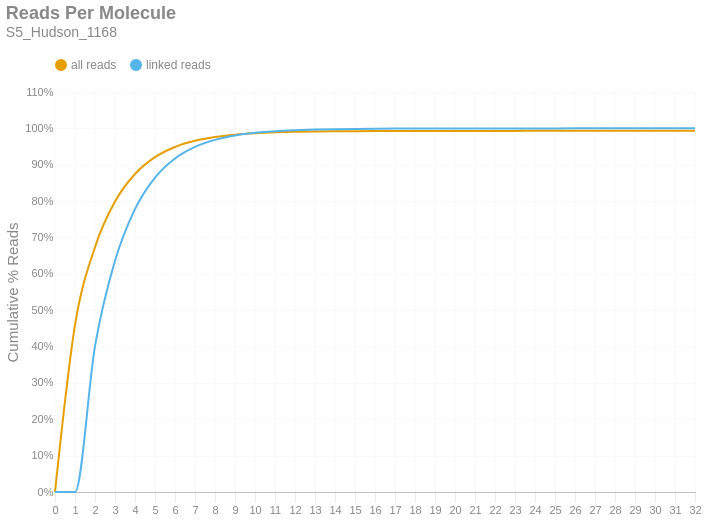

The notebook cell this image was saved under:
### Markdown cell above
### Reads per Molecule
This chart shows the cumulative distribution of the number of reads per linked molecule. That is, how many alignments are associated with a unique molecule. This excludes the number of reads associated with invalid or absent linked-read barcodes. The `linked` histogram is the percentages recalculated when disregarding singletons.

### Code cell
if SKIPLR:
    print_html(f"Skipped")
else:
    counts = np.bincount(valids['reads'].cast(pl.Int64).to_numpy())
    weighted = counts * np.arange(len(counts))
    all_perc = weighted / n_reads
    linked_perc = weighted / n_linked_reads
    linked_perc[1] = 0
    binned_df = pl.DataFrame({
        'readsper': list(range(len(counts))),
        'all reads (cumsum)': np.cumsum(all_perc).tolist(),
        'linked reads (cumsum)': np.cumsum(linked_perc).tolist(),
    })

    with SafeRender(binned_df):
        (
            density_plot(binned_df, 'Reads Per Molecule', samplename, 'readspmol')
            .encode(
                x=alt.X('readsper:O', title=None).axis(labelAngle=0).scale(padding=0),
                y=alt.Y('value:Q', title='Cumulative % Reads').axis(format='%').stack(False),
                color=alt.Color("key:N").scale(domain=["all reads", "linked reads"]),
                tooltip=[
                    alt.Tooltip("key:N", title="Data Type"),
                    alt.Tooltip("readsper:O", title="Reads Per Molecule"),
                    alt.Tooltip("value:Q", format=".2%", title="% Reads (Cum.)")
                ]            
            )
        ).display()

### Figure 1 — Vega-Lite specification as saved in the notebook (floating-point values rounded to 4 significant figures)
{"width": "container", "height": 400, "config": {"title": {"anchor": "start", "dy": -15, "fontSize": 18, "color": "#888888", "subtitleColor": "#888888", "subtitleFontSize": 14}, "arc": {"fill": "#0072B2"}, "axis": {"domainColor": "#888888", "domainWidth": 0.5, "gridWidth": 0.2, "grid": false, "titleFontWeight": 400, "titleFontSize": 15, "labelFontSize": 11, "labelColor": "#888888", "tickColor": "#888888", "tickWidth": 0.2, "titleColor": "#888888"}, "axisBand": {"grid": false}, "axisX": {"grid": true, "tickSize": 10, "domainCap": "round"}, "axisY": {"domain": false, "grid": true, "tickSize": 0, "domainCap": "round"}, "background": "transparent", "header": {"labelFontSize": 15, "labelColor": "#888888", "titleFontSize": 15, "titleFontWeight": 600, "titleColor": "#888888"}, "legend": {"labelFont": "sans-serif", "labelFontSize": 12, "labelColor": "#888888", "symbolSize": 100, "symbolType": "circle", "titleFontSize": 12, "titlePadding": 10, "titleColor": "#888888", "title": null, "orient": "top"}, "range": {"category": ["#E69F00", "#56B4E9", "#009E73", "#F0E442", "#0072B2", "#D55E00", "#CC79A7", "#000000"], "diverging": ["#cfe8f3", "#a2d4ec", "#73bfe2", "#46abdb", "#1696d2", "#12719e"]}, "area": {"fill": "#0072B2", "fillOpacity": 0.7, "line": true, "strokeOpacity": 0.7}, "line": {"color": "#0072B2", "stroke": "#0072B2", "strokeWidth": 2}, "trail": {"color": "#0072B2", "stroke": "#0072B2", "strokeWidth": 0, "size": 1}, "point": {"filled": true, "fillOpacity": 1.0, "size": 95}, "text": {"color": "#888888", "fontSize": 11, "align": "right", "fontWeight": 400, "size": 11}, "bar": {"fill": "#0072B2", "stroke": null}, "view": {"stroke": null, "continuousWidth": 660, "continuousHeight": 400}}, "data": {"name": "data-7b145e5f9da17202cf276fb12519b7cf"}, "mark": {"type": "line", "interpolate": "monotone", "point": {"opacity": 0, "size": 275}}, "encoding": {"color": {"field": "key", "scale": {"domain": ["all reads", "linked reads"]}, "type": "nominal"}, "tooltip": [{"field": "key", "title": "Data Type", "type": "nominal"}, {"field": "readsper", "title": "Reads Per Molecule", "type": "ordinal"}, {"field": "value", "format": ".2%", "title": "% Reads (Cum.)", "type": "quantitative"}], "x": {"axis": {"labelAngle": 0}, "field": "readsper", "scale": {"padding": 0}, "title": null, "type": "ordinal"}, "y": {"axis": {"format": "%"}, "field": "value", "stack": false, "title": "Cumulative % Reads", "type": "quantitative"}}, "params": [{"name": "param_c36ac31b6afebe62", "select": {"type": "point", "fields": ["key"]}, "bind": "legend"}], "title": {"text": "Reads Per Molecule", "subtitle": "S5_Hudson_1168"}, "transform": [{"fold": ["all reads (cumsum)", "linked reads (cumsum)"]}, {"calculate": "replace(datum.key, ' (cumsum)', '')", "as": "key"}, {"filter": {"param": "param_c36ac31b6afebe62"}}], "usermeta": {"embedOptions": {"downloadFileName": "S5_Hudson_1168.readspmol"}}, "$schema": "https://vega.github.io/schema/vega-lite/v6.1.0.json", "datasets": {"data-7b145e5f9da17202cf276fb12519b7cf": [{"readsper": 0, "all reads (cumsum)": 0.0, "linked reads (cumsum)": 0.0}, {"readsper": 1, "all reads (cumsum)": 0.459, "linked reads (cumsum)": 0.0}, {"readsper": 2, "all reads (cumsum)": 0.6733, "linked reads (cumsum)": 0.4013}, {"readsper": 3, "all reads (cumsum)": 0.7986, "linked reads (cumsum)": 0.6358}, {"readsper": 4, "all reads (cumsum)": 0.8745, "linked reads (cumsum)": 0.778}, {"readsper": 5, "all reads (cumsum)": 0.9208, "linked reads (cumsum)": 0.8646}, {"readsper": 6, "all reads (cumsum)": 0.9488, "linked reads (cumsum)": 0.917}, {"readsper": 7, "all reads (cumsum)": 0.9659, "linked reads (cumsum)": 0.949}, {"readsper": 8, "all reads (cumsum)": 0.9762, "linked reads (cumsum)": 0.9684}, {"readsper": 9, "all reads (cumsum)": 0.9827, "linked reads (cumsum)": 0.9805}, {"readsper": 10, "all reads (cumsum)": 0.9866, "linked reads (cumsum)": 0.9878}, {"readsper": 11, "all reads (cumsum)": 0.989, "linked reads (cumsum)": 0.9923}, {"readsper": 12, "all reads (cumsum)": 0.9904, "linked reads (cumsum)": 0.995}, {"readsper": 13, "all reads (cumsum)": 0.9914, "linked reads (cumsum)": 0.9967}, {"readsper": 14, "all reads (cumsum)": 0.992, "linked reads (cumsum)": 0.9978}, {"readsper": 15, "all reads (cumsum)": 0.9923, "linked reads (cumsum)": 0.9985}, {"readsper": 16, "all reads (cumsum)": 0.9926, "linked reads (cumsum)": 0.999}, {"readsper": 17, "all reads (cumsum)": 0.9928, "linked reads (cumsum)": 0.9993}, {"readsper": 18, "all reads (cumsum)": 0.9929, "linked reads (cumsum)": 0.9996}, {"readsper": 19, "all reads (cumsum)": 0.993, "linked reads (cumsum)": 0.9997}, {"readsper": 20, "all reads (cumsum)": 0.993, "linked reads (cumsum)": 0.9998}, {"readsper": 21, "all reads (cumsum)": 0.993, "linked reads (cumsum)": 0.9999}, {"readsper": 22, "all reads (cumsum)": 0.9931, "linked reads (cumsum)": 0.9999}, {"readsper": 23, "all reads (cumsum)": 0.9931, "linked reads (cumsum)": 0.9999}, {"readsper": 24, "all reads (cumsum)": 0.9931, "linked reads (cumsum)": 1.0}, {"readsper": 25, "all reads (cumsum)": 0.9931, "linked reads (cumsum)": 1.0}, {"readsper": 26, "all reads (cumsum)": 0.9931, "linked reads (cumsum)": 1.0}, {"readsper": 27, "all reads (cumsum)": 0.9931, "linked reads (cumsum)": 1.0}, {"readsper": 28, "all reads (cumsum)": 0.9931, "linked reads (cumsum)": 1.0}, {"readsper": 29, "all reads (cumsum)": 0.9931, "linked reads (cumsum)": 1.0}, {"readsper": 30, "all reads (cumsum)": 0.9931, "linked reads (cumsum)": 1.0}, {"readsper": 31, "all reads (cumsum)": 0.9931, "linked reads (cumsum)": 1.0}, {"readsper": 32, "all reads (cumsum)": 0.9931, "linked reads (cumsum)": 1.0}]}}
